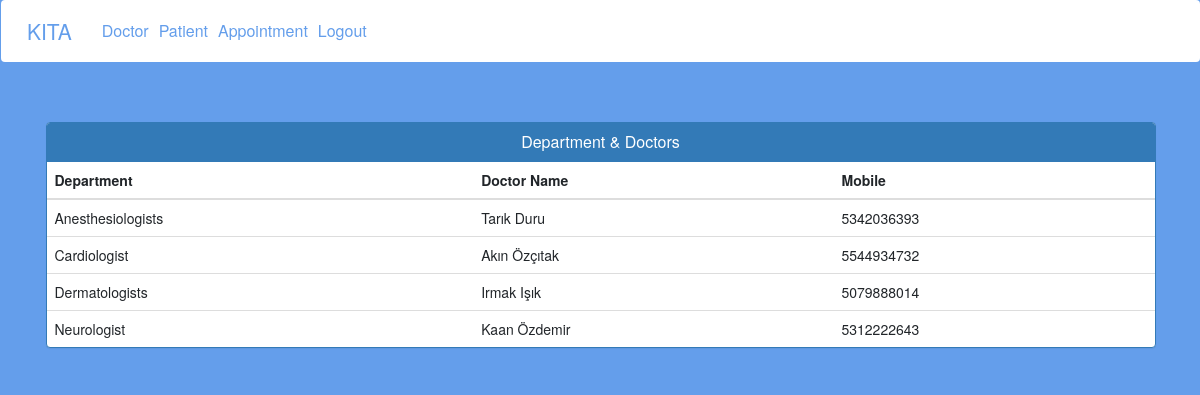
Page /admin-view-doctor-specialisation on the committed database.
### hospital/models.py (models this page shows, shortened)
class Doctor(models.Model):
    user=models.OneToOneField(User,on_delete=models.CASCADE)
    profile_pic= models.ImageField(upload_to='profile_pic/DoctorProfilePic/',null=True,blank=True)
    address = models.CharField(max_length=40)
    mobile = models.CharField(max_length=20,null=True)
    department= models.CharField(max_length=50,choices=departments,default='Cardiologist')
    status=models.BooleanField(default=False)
    @property
    def get_name(self):
        return self.user.first_name+" "+self.user.last_name

### hospital/views.py (the view)
# urls.py: path('admin-view-doctor-specialisation',views.admin_view_doctor_specialisation_view,name='admin-view-doctor-specialisation'),
def admin_view_doctor_specialisation_view(request):
    doctors=models.Doctor.objects.all().filter(status=True)
    return render(request,'hospital/admin_view_doctor_specialisation.html',{'doctors':doctors})

### templates/hospital/admin_view_doctor_Specialisation.html (shortened to what this page needs)
{% extends 'hospital/admin_base.html' %}
{% block content %}
<head>
  <link href="//netdna.bootstrapcdn.com/bootstrap/3.0.0/css/bootstrap.min.css" rel="stylesheet" id="bootstrap-css">
</head>
<div class="container">
  <div class="panel panel-primary">
    <div class="panel-heading">
      <h6 class="panel-title">Department & Doctors</h6>
    </div>
    <table class="table table-hover" id="dev-table">
      <thead>
        <tr>
          <th>Department</th>
          <th>Doctor Name</th>
          <th>Mobile</th>
        </tr>
      </thead>
      {% for d in doctors %}
      <tr>
        <td>{{d.department}}</td>
        <td> {{d.get_name}}</td>
        <td>{{d.mobile}}</td>
      </tr>
      {% endfor %}
    </table>
  </div>
</div>
{% endblock content %}

### static/style.css (style rules this page uses)
body { padding-left: 240px; }

### templates/hospital/admin_view_doctor_Specialisation.html (style rules this page uses)
h6 { text-align: center; }

### rows in the picture
Doctor: department "Anesthesiologists", get_name "Tarık Duru", mobile "5342036393"
Doctor: department "Cardiologist", get_name "Akın Özçıtak", mobile "5544934732"
Doctor: department "Dermatologists", get_name "Irmak Işık", mobile "5079888014"
Doctor: department "Neurologist", get_name "Kaan Özdemir", mobile "5312222643"
